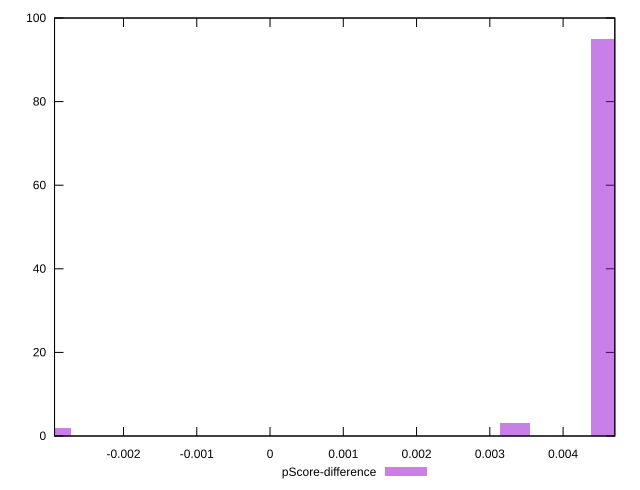

Source code (gnuplot):
reset

$pScoreDifference <<EOF
0.004595165722658601 95
0.0033419387073880735 3
-0.002924196368964564 2
EOF

set key outside below
set boxwidth 0.0004177423384235092
set xrange [-0.002941176470588225:0.004705882352941171]
set yrange [0:100]
set trange [0:100]
set style fill transparent solid 0.5 noborder
set terminal svg size 640, 490 enhanced background rgb 'white'
set output "report_00023_2021-02-20T12:14:57.249Z/unused-javascript/samples/pages+cached+noadtech+nomedia+nocss/pScore-difference/histogram.svg"

plot $pScoreDifference title "pScore-difference" with boxes

reset
